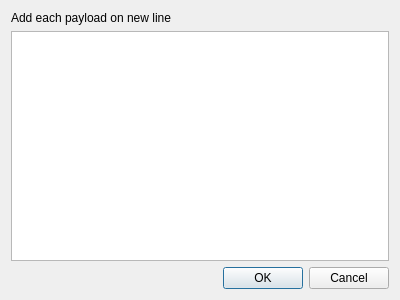
<?xml version="1.0" encoding="UTF-8"?>
<ui version="4.0">
 <class>EditPayloadDialog</class>
 <widget class="QDialog" name="EditPayloadDialog">
  <property name="geometry">
   <rect>
    <x>0</x>
    <y>0</y>
    <width>400</width>
    <height>300</height>
   </rect>
  </property>
  <property name="windowTitle">
   <string>Dialog</string>
  </property>
  <layout class="QVBoxLayout" name="verticalLayout">
   <item>
    <widget class="QLabel" name="payloadEditRulesLabel">
     <property name="text">
      <string>Add each payload on new line</string>
     </property>
    </widget>
   </item>
   <item>
    <widget class="QPlainTextEdit" name="plainTextEdit"/>
   </item>
   <item>
    <widget class="QDialogButtonBox" name="buttonBox">
     <property name="orientation">
      <enum>Qt::Horizontal</enum>
     </property>
     <property name="standardButtons">
      <set>QDialogButtonBox::Cancel|QDialogButtonBox::Ok</set>
     </property>
     <property name="centerButtons">
      <bool>false</bool>
     </property>
    </widget>
   </item>
  </layout>
 </widget>
 <resources/>
 <connections>
  <connection>
   <sender>buttonBox</sender>
   <signal>rejected()</signal>
   <receiver>EditPayloadDialog</receiver>
   <slot>reject()</slot>
   <hints>
    <hint type="sourcelabel">
     <x>316</x>
     <y>260</y>
    </hint>
    <hint type="destinationlabel">
     <x>286</x>
     <y>274</y>
    </hint>
   </hints>
  </connection>
  <connection>
   <sender>buttonBox</sender>
   <signal>accepted()</signal>
   <receiver>EditPayloadDialog</receiver>
   <slot>accept()</slot>
   <hints>
    <hint type="sourcelabel">
     <x>248</x>
     <y>254</y>
    </hint>
    <hint type="destinationlabel">
     <x>157</x>
     <y>274</y>
    </hint>
   </hints>
  </connection>
 </connections>
</ui>
